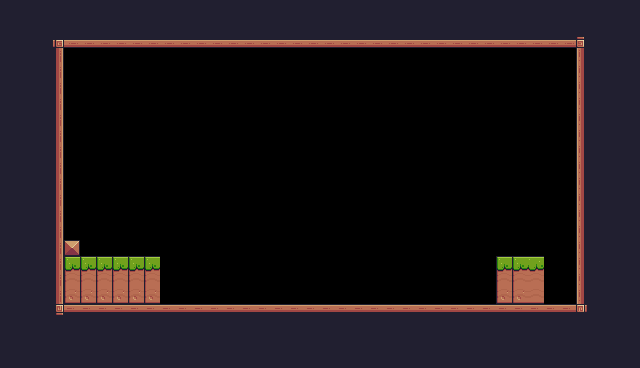

The image is a tile-based game level rendered from a .tmx file. Its description and complete source (layers, tilesets, objects, tile grids) follow:
An orthogonal 40x23 tile map with 16x16 px tiles, 1 tile layer (Background) and 1 object (Player).

<map version="1.10" tiledversion="1.10.2" orientation="orthogonal" renderorder="right-down" width="40" height="23" tilewidth="16" tileheight="16" infinite="0" nextlayerid="3" nextobjectid="28">
 <tileset firstgid="1" source="Pixel Adventure.tsx" />
 <layer id="1" name="Background" width="40" height="23">
  <data encoding="csv">
24,24,24,24,24,24,24,24,24,24,24,24,24,24,24,24,24,24,24,24,24,24,24,24,24,24,24,24,24,24,24,24,24,24,24,24,24,24,24,24,
24,24,24,24,24,24,24,24,24,24,24,24,24,24,24,24,24,24,24,24,24,24,24,24,24,24,24,24,24,24,24,24,24,24,24,24,24,24,24,24,
24,24,24,92,134,134,134,134,134,134,134,134,134,134,134,134,134,134,134,134,134,134,134,134,134,134,134,134,134,134,134,134,134,134,134,134,93,24,24,24,
24,24,24,113,0,0,0,0,0,0,0,0,0,0,0,0,0,0,0,0,0,0,0,0,0,0,0,0,0,0,0,0,0,0,0,0,111,24,24,24,
24,24,24,113,0,0,0,0,0,0,0,0,0,0,0,0,0,0,0,0,0,0,0,0,0,0,0,0,0,0,0,0,0,0,0,0,111,24,24,24,
24,24,24,113,0,0,0,0,0,0,0,0,0,0,0,0,0,0,0,0,0,0,0,0,0,0,0,0,0,0,0,0,0,0,0,0,111,24,24,24,
24,24,24,113,0,0,0,0,0,0,0,0,0,0,0,0,0,0,0,0,0,0,0,0,0,0,0,0,0,0,0,0,0,0,0,0,111,24,24,24,
24,24,24,113,0,0,0,0,0,0,0,0,0,0,0,0,0,0,0,0,0,0,0,0,0,0,0,0,0,0,0,0,0,0,0,0,111,24,24,24,
24,24,112,113,0,0,0,0,0,0,0,0,0,0,0,0,0,0,0,0,0,0,0,0,0,0,0,0,0,0,0,0,0,0,0,0,111,24,24,24,
24,24,112,113,0,0,0,0,0,0,0,0,0,0,0,0,0,0,0,0,0,0,0,0,0,0,0,0,0,0,0,0,0,0,0,0,111,24,24,24,
24,24,112,113,0,0,0,0,0,0,0,0,0,0,0,0,0,0,0,0,0,0,0,0,0,0,0,0,0,0,0,0,0,0,0,0,111,24,24,24,
24,24,112,113,0,0,0,0,0,0,0,0,0,0,0,0,0,0,0,0,0,0,0,0,0,0,0,0,0,0,0,0,0,0,0,0,111,24,24,24,
24,24,112,113,0,0,0,0,0,0,0,0,0,0,0,0,0,0,0,0,0,0,0,0,0,0,0,0,0,0,0,0,0,0,0,0,111,24,24,24,
24,24,112,113,0,0,0,0,0,0,0,0,0,0,0,0,0,0,0,0,0,0,0,0,0,0,0,0,0,0,0,0,0,0,0,0,111,24,24,24,
24,24,112,113,0,0,0,0,0,0,0,0,0,0,0,0,0,0,0,0,0,0,0,0,0,0,0,0,0,0,0,0,0,0,0,0,111,24,24,24,
24,24,112,113,35,0,0,0,0,0,0,0,0,0,0,0,0,0,0,0,0,0,0,0,0,0,0,0,0,94,0,0,0,0,0,0,111,24,24,24,
24,24,112,113,7,7,7,7,7,7,0,0,0,0,0,0,0,0,0,0,0,0,0,0,0,94,94,94,94,94,0,7,7,8,0,0,111,24,24,24,
24,24,112,113,29,29,29,29,29,29,0,0,0,0,0,0,0,0,0,0,0,0,0,0,0,0,0,0,0,0,0,29,29,30,0,0,111,24,24,24,
24,24,24,113,51,51,51,51,51,51,0,0,0,0,0,0,0,0,0,0,0,0,0,0,0,0,0,0,0,0,0,51,51,52,0,0,111,24,24,24,
24,24,24,114,90,90,90,90,90,90,90,90,90,90,90,90,90,90,90,90,90,90,90,90,90,90,90,90,90,90,90,90,90,90,90,90,115,24,24,24,
24,24,24,24,24,24,24,24,24,24,24,24,24,24,24,24,24,24,24,24,24,24,24,24,24,24,24,24,112,24,24,24,24,24,24,24,24,24,24,24,
24,24,24,24,24,24,24,24,24,24,24,24,24,24,24,24,24,24,24,24,24,24,24,24,24,24,24,24,24,24,24,24,24,24,24,24,24,24,24,24,
24,24,24,24,24,24,24,24,24,24,24,24,24,24,24,24,24,24,24,24,24,24,24,24,24,24,24,24,24,24,24,24,24,24,24,24,24,24,24,24
</data>
 </layer>
 <objectgroup id="2" name="spawnpoints">
  <object id="27" name="Player" type="Player" x="493.416" y="221.005" width="29.2833" height="29.7971" />
 </objectgroup>
</map>
